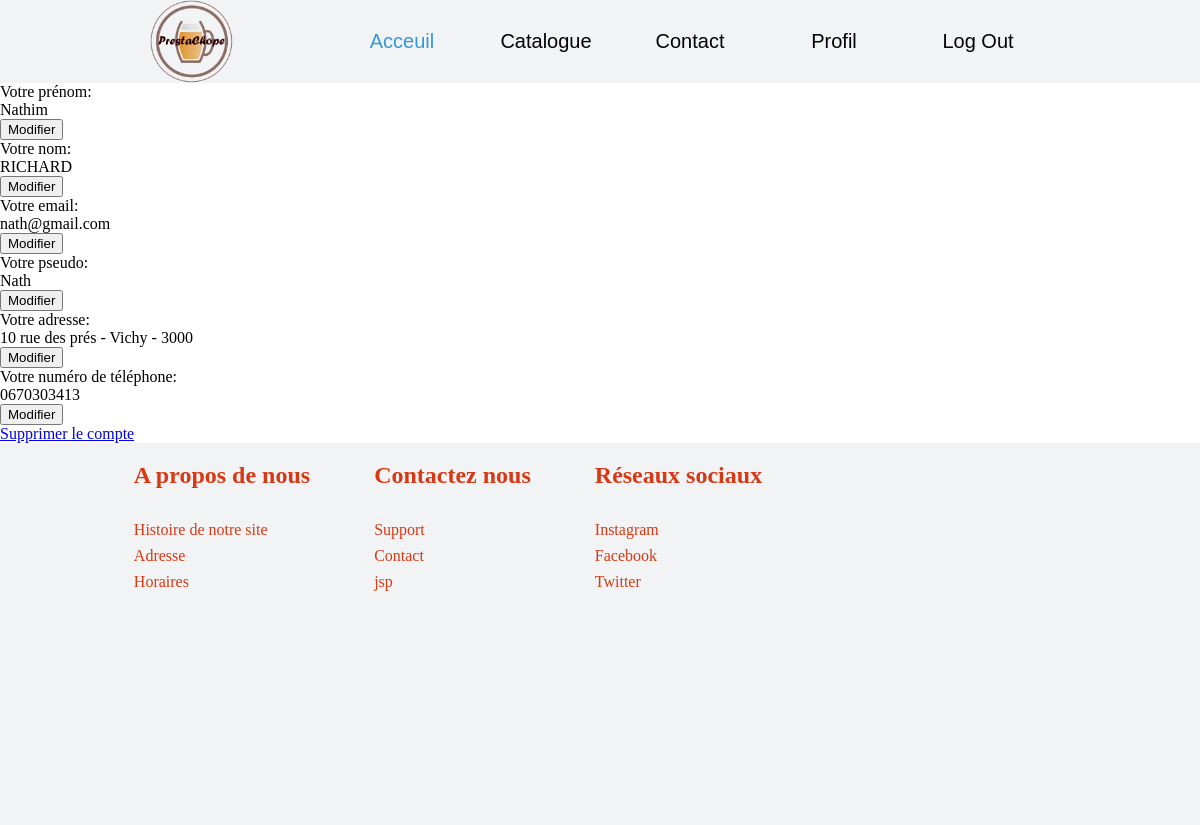
Page /PrestaChope/index.php?page=profil (signed in) on the committed database.
### tables this page shows
CREATE TABLE users(
        Id       Int  Auto_increment  NOT NULL ,
        nom      Varchar (50) NOT NULL ,
        prenom   Varchar (50) NOT NULL ,
        pseudo   Varchar (50) NOT NULL ,
        password Varchar (50) NOT NULL ,
        email    Varchar (50) NOT NULL ,
        age      Int NOT NULL ,
        cagnotte Float NOT NULL DEFAULT 0,
        isAdmin  Int NOT NULL DEFAULT 0
	,CONSTRAINT users_PK PRIMARY KEY (Id)
);

CREATE TABLE clients(
        Id           Int  Auto_increment  NOT NULL ,
        adresse      Varchar (50) NOT NULL ,
        ville        Varchar (50) NOT NULL ,
        code_postal  Int (5) NOT NULL ,
        telephone    Varchar (50) NOT NULL ,
        Id_Users     Int NOT NULL
	,CONSTRAINT clients_PK PRIMARY KEY (Id)
	,CONSTRAINT clients_users_FK FOREIGN KEY (Id_Users) REFERENCES users(Id)
	,CONSTRAINT clients_users_AK UNIQUE (Id_Users)
);

### PrestaChope/pages/profil/ControllerProfil.php (called while the page is built, shortened)
<?php
require_once('DAO/UsersDAO.php');
class ControllerProfil {
    function viewProfil() {
        require_once ('Profil.php');
    }
    static function getInfoUser($id) {
        $user = UsersDAO::getUserInfo($id);
        return $user;
    }
    static function getInfoClient($id) {
        $client = UsersDAO::getInfoClient($id);
        return $client;
    }
}

### PrestaChope/index.php (called while the page is built, shortened)
<?php
require_once('header.php');
$page = "accueil";
if (!empty($_GET['page'])) {
    $page = $_GET['page'];
}
SuperController::callPage($page);
require_once('footer.php');
?>

### PrestaChope/DAO/UsersDAO.php (called while the page is built, shortened)
<?php
require_once('DTO/UsersDTO.php');
require_once ('DTO/ClientsDTO.php');
Class UsersDAO {
    static function getUserInfo($id) {
        $bdd = DataBaseLinker::getConnexion();
        $reponse = $bdd->prepare("SELECT * from users where Id = ?");
        $reponse->execute(array($id));
        $users = $reponse->fetch();
        if ($users) {
            $user = new UsersDTO();
            $user->setId($users['Id']);
            $user->setNom($users['nom']);
            $user->setPrénom($users['prenom']);
            $user->setPseudo($users['pseudo']);
            $user->setEmail($users['email']);
            $user->setAge($users['age']);
            $user->setCagnotte($users['cagnotte']);
            $user->setIsAdmin($users['isAdmin']);
            return $user;
        }
    }
    static function getInfoClient($id) {
        $bdd = DataBaseLinker::getConnexion();
        $reponse = $bdd->prepare("SELECT * from clients where Id_Users = ? ");
        $reponse->execute(array($id));
        $clients = $reponse->fetch();
        if ($clients != null) {
            $client = new ClientsDTO();
            $client->setAdresse($clients['adresse']);
            $client->setVille($clients['ville']);
            $client->setCp($clients['code_postal']);
            $client->setTelephone($clients['telephone']);
            return $client;
        } else {
            return null;
        }
    }
}

### PrestaChope/DTO/UsersDTO.php (called while the page is built, shortened)
<?php
Class UsersDTO {
    private $nom;
    private $prénom;
    private $pseudo;
    private $email;
    function getNom() {
        return $this->nom;
    }
    function getPrénom() {
        return $this->prénom;
    }
    function getPseudo() {
        return $this->pseudo;
    }
    function getEmail() {
        return $this->email;
    }
    function setNom($nom): void {
        $this->nom = $nom;
    }
    function setPrénom($prénom): void {
        $this->prénom = $prénom;
    }
    function setPseudo($pseudo): void {
        $this->pseudo = $pseudo;
    }
    function setEmail($email): void {
        $this->email = $email;
    }
}

### PrestaChope/DTO/ClientsDTO.php (called while the page is built, shortened)
<?php
Class ClientsDTO extends UsersDTO {
    private $adresse;
    private $ville;
    private $cp;
    private $telephone;
    function getAdresse() {
        return $this->adresse;
    }
    function getVille() {
        return $this->ville;
    }
    function getCp() {
        return $this->cp;
    }
    function getTelephone() {
        return $this->telephone;
    }
    function setAdresse($adresse): void {
        $this->adresse = $adresse;
    }
    function setVille($ville): void {
        $this->ville = $ville;
    }
    function setCp($cp): void {
        $this->cp = $cp;
    }
    function setTelephone($telephone): void {
        $this->telephone = $telephone;
    }
}

### PrestaChope/pages/profil/Profil.php (the view, shortened to what this page needs)
<html>
    <head>
        <link rel="stylesheet" href="assets/css/profil.css"/>
    <body>
        <?php
        if (!empty($_SESSION['ID'])) {
            $user = ControllerProfil::getInfoUser($_SESSION['ID']);
            ?>
            <div class="user_profil">
                <div class="prénom">
                    Votre prénom:<p id="prénoms"><?php echo $user->getPrénom(); ?><p>
                    <input type="button" id="btn1" value="Modifier" onclick="hideThis('form1', 'btn1', 'prénoms')" />
                </div>
                <div class="nom">
                    Votre nom:<p id="noms"><?php echo $user->getNom(); ?><p>
                    <input type="button" id="btn2" value="Modifier" onclick="hideThis('form2', 'btn2', 'noms')" />
                </div>
                <div class="email">
                    Votre email:<p id="emails"><?php echo $user->getEmail(); ?><p>
                    <input type="button" id="btn3" value="Modifier" onclick="hideThis('form3', 'btn3', 'emails')" />
                </div>
                <div class="pseudo">
                    Votre pseudo:<p id="pseudos"><?php echo $user->getPseudo(); ?><p>
                    <input type="button" id="btn4" value="Modifier" onclick="hideThis('form4', 'btn4', 'pseudos')" />
                </div>
                <?php
                if ($_SESSION['IsAdmin'] == 0) {
                    $client = ControllerProfil::getInfoClient($_SESSION['ID']);
                    if (!empty($client)) {
                        ?>
                        <div class="adresse">
                            Votre adresse:<p id="adresses"><?php echo $client->getAdresse() . ' - ' . $client->getVille() . ' - ' . $client->getCp(); ?><p>
                            <input type="button" id="btn5" value="Modifier" onclick="hideThis('form5', 'btn5', 'adresses')" />
                        </div>
                        <div class="téléphone">
                            Votre numéro de téléphone:<p id="telephones"><?php echo $client->getTelephone(); ?><p>
                            <input type="button" id="btn6" value="Modifier" onclick="hideThis('form6', 'btn6', 'telephones')" />
                        </div>
                        <?php
                    }
                }
                ?>
                <div class="delete_user">
                    <a href="index.php?page=deleteProfil&delete=<?php echo $_SESSION['ID']; ?>">Supprimer le compte</a>
                </div>
            </div>
  <?php } ?>
    </body>
</html>

### PrestaChope/assets/css/header.css (style rules this page uses)
html { margin: 0; }
body { margin: 0; }

### PrestaChope/assets/css/profil.css (style rules this page uses)
body,p { margin:0; padding: 0; }

### PrestaChope/index.php (style rules this page uses)
p { margin:0px; padding:0px; }

### rows in the picture
users: prenom "Nathim", nom "RICHARD", email "nath@gmail.com", pseudo "Nath"
clients: adresse "10 rue des prés", ville "Vichy", code_postal "3000", telephone "0670303413"
